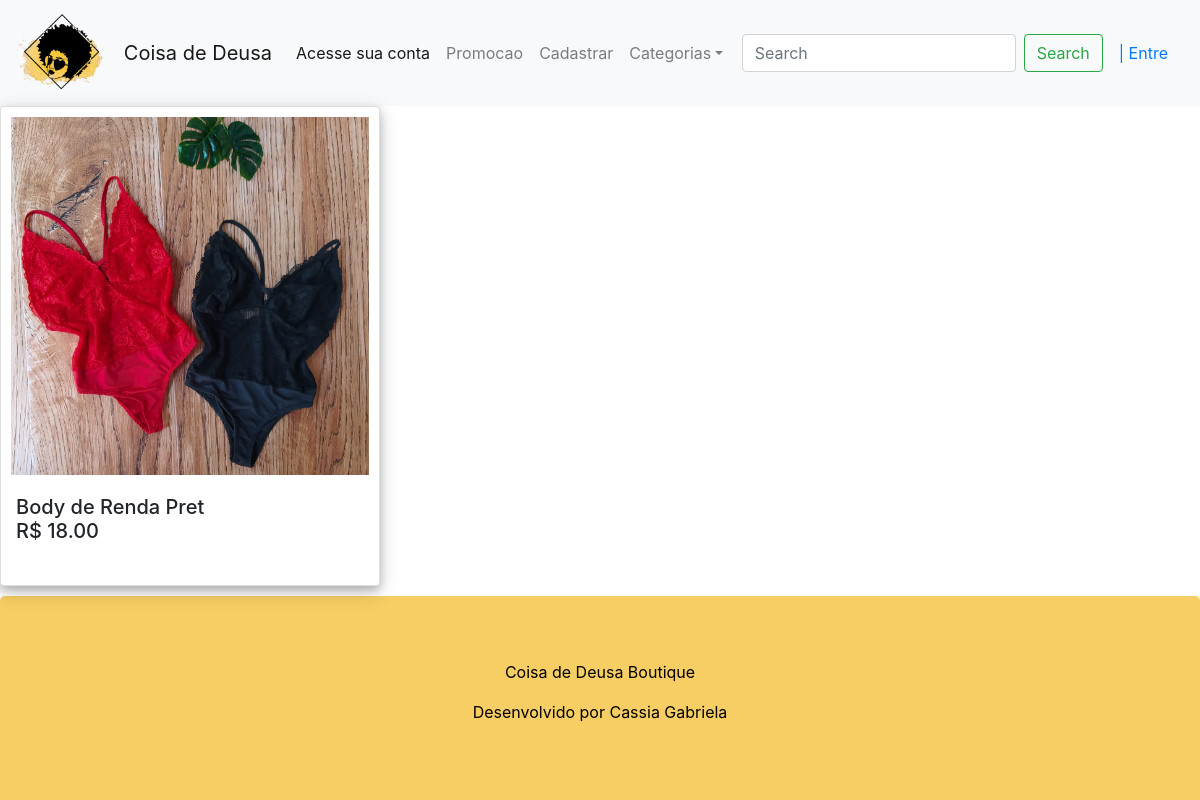
/, run on an earlier commit of the app's database.
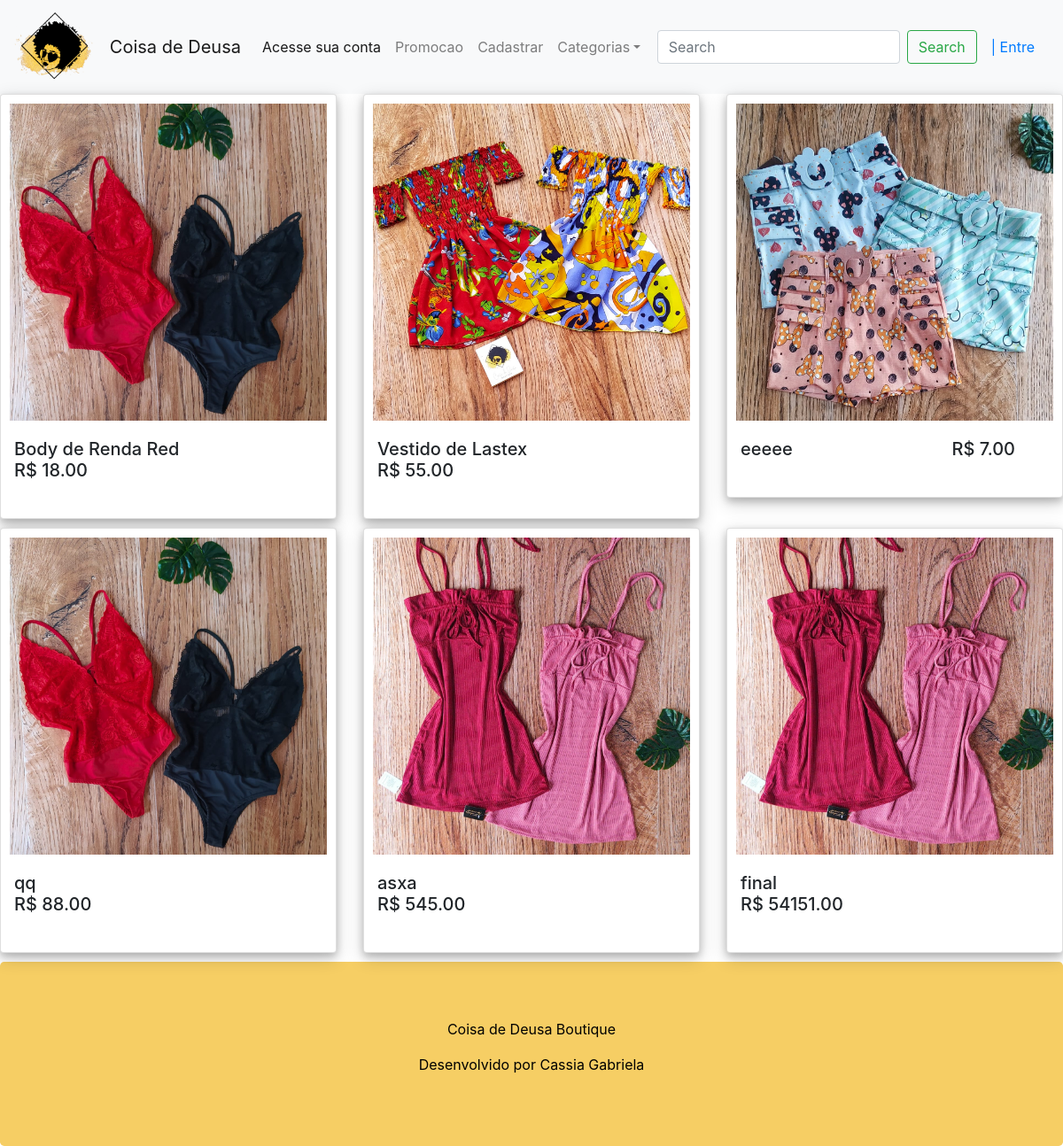
And on a later commit of the database.
### contas/models.py (models this page shows, shortened)
class Produto(models.Model):
    titulo = models.CharField(max_length=100)
    descricao = models.TextField()
    referencia = models.CharField(max_length=5,)
    preco = models.DecimalField(max_digits=8,decimal_places=2)
    imagem = models.ImageField(null=True, upload_to='images')
    quantidade = models.IntegerField(null=True)
    promocao = models.BooleanField(null=True, default=False)
    precopromocao = models.DecimalField(max_digits=8,decimal_places=2, null=True, blank=True)
    categoria = models.CharField(max_length=50, null=True)
    user = models.ForeignKey(User, on_delete=models.CASCADE)
    class Meta:
        db_table = 'Produto'

### contas/views.py (the view)
# urls.py: path('', views.ListaProdutosView.as_view(), name='index'),
class ListaProdutosView(ListView):
    model = Produto
    template_name = 'produtos.html'
    context_object_name = 'produtos'

### templates/produtos.html (shortened to what this page needs)
{% extends 'page.html' %}
{% load static %}
{% block content %}
    <div class="row">
        {% for p in produtos %}
        <div class="col-sm-4" style="padding-bottom: 10px">
            <div class="card" style="width: 100%;">
                <a href="/produto/detalhe/{{ p.id }}" ><img src="{{ p.imagem.url }}" style="width: 100%"></a>
              <div class="card-body">
                <h5 class="card-title"> <div class="row" style="width: 100%"> <div align="left" style="width: 75%"> {{ p.titulo }}</div> R$ {{ p.preco }} </div> </h5>
              </div>
            </div>
        </div>
        {% endfor %}
    </div>
{% endblock %}

What changed in the data, as far as the page shows it:
changed Produto: titulo "Body de Renda Pret" → "Body de Renda Red"
added Produto: imagem (picture), titulo "Vestido de Lastex", preco "55.00"
added Produto: imagem (picture), titulo "eeeee", preco "7.00"
added Produto: imagem (picture), titulo "qq", preco "88.00"
added Produto: imagem (picture), titulo "asxa", preco "545.00"
added Produto: imagem (picture), titulo "final", preco "54151.00"
